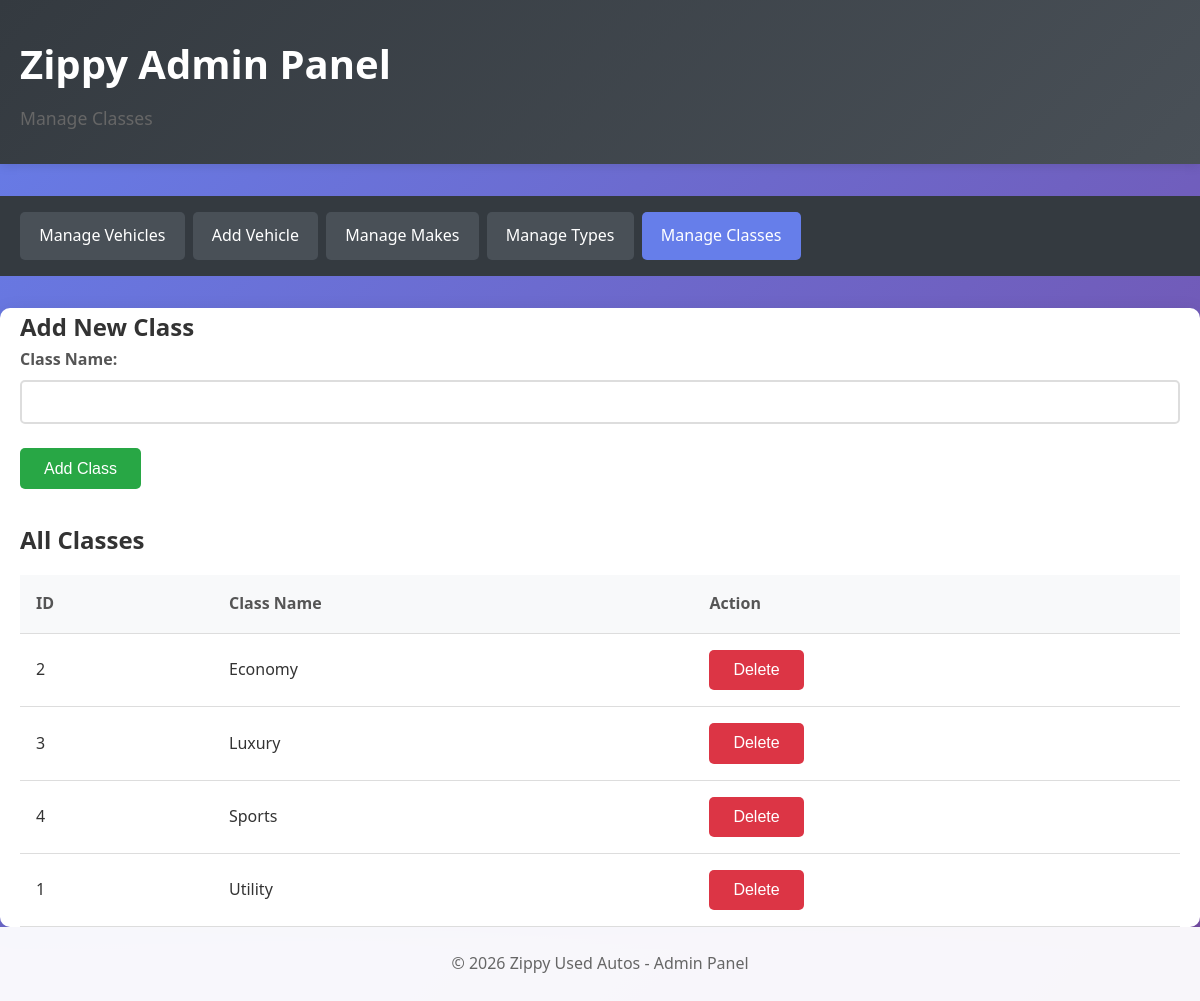
/admin/classes.php, run on the app's committed database.
### tables this page shows
CREATE TABLE classes (
    class_id INT AUTO_INCREMENT PRIMARY KEY,
    class_name VARCHAR(50) NOT NULL UNIQUE
);

### model/classes_db.php (called while the page is built, shortened)
<?php
function get_all_classes() {
    $db = get_db_connection();
    $query = "SELECT * FROM classes ORDER BY class_name";
    $statement = $db->prepare($query);
    $statement->execute();
    $classes = $statement->fetchAll();
    return $classes;
}
?>

### view/admin/classes_list.php (the view, shortened to what this page needs)
<!DOCTYPE html>
<html lang="en">
<head>
    <link rel="stylesheet" href="../css/style.css">
</head>
<body>
    <header class="admin-header">
        <div class="container">
            <h1>Zippy Admin Panel</h1>
            <p class="tagline">Manage Classes</p>
        </div>
    </header>
    <nav class="admin-nav">
        <div class="container">
            <ul>
                <li><a href="index.php">Manage Vehicles</a></li>
                <li><a href="add_vehicle.php">Add Vehicle</a></li>
                <li><a href="makes.php">Manage Makes</a></li>
                <li><a href="types.php">Manage Types</a></li>
                <li><a href="classes.php" class="active">Manage Classes</a></li>
            </ul>
        </div>
    </nav>
    <main class="container">
        <h2>Add New Class</h2>
        <form method="POST">
            <div class="form-group">
                <label for="class_name">Class Name:</label>
                <input type="text" id="class_name" name="class_name" required>
            </div>
            <button type="submit" class="btn btn-success">Add Class</button>
        </form>
        <h2 style="margin-top: 2rem;">All Classes</h2>
        <table>
            <thead>
                <tr>
                    <th>ID</th>
                    <th>Class Name</th>
                    <th>Action</th>
                </tr>
            </thead>
            <tbody>
                <?php foreach ($classes as $class): ?>
                    <tr>
                        <td><?php echo htmlspecialchars($class['class_id']); ?></td>
                        <td><?php echo htmlspecialchars($class['class_name']); ?></td>
                        <td>
                            <form method="POST" style="display: inline;"
                                  onsubmit="return confirm('Are you sure you want to delete this class?');">
                                <button type="submit" class="btn btn-danger">Delete</button>
                            </form>
                        </td>
                    </tr>
                <?php endforeach; ?>
            </tbody>
        </table>
    </main>
    <footer>
        <div class="container">
            <p>&copy; <?php echo date('Y'); ?> Zippy Used Autos - Admin Panel</p>
        </div>
    </footer>
</body>
</html>

### css/style.css (style rules this page uses)
* { margin: 0; padding: 0; box-sizing: border-box; }
body { font-family: 'Segoe UI', Tahoma, Geneva, Verdana, sans-serif; line-height: 1.6; color: #333; background: linear-gradient(135deg, #667eea 0%, #764ba2 100%); min-height: 100vh; }
.container { max-width: 1200px; margin: 0 auto; padding: 0 20px; }
header { background: rgba(255, 255, 255, 0.95); padding: 2rem 0; box-shadow: 0 2px 10px rgba(0,0,0,0.1); margin-bottom: 2rem; }
header h1 { color: #667eea; font-size: 2.5rem; margin-bottom: 0.5rem; }
.tagline { color: #666; font-size: 1.1rem; }
main { background: white; border-radius: 10px; padding: 2rem; margin-bottom: 2rem; box-shadow: 0 5px 20px rgba(0,0,0,0.1); }
.admin-nav { background: #343a40; padding: 1rem 0; margin-bottom: 2rem; }
.admin-nav ul { list-style: none; display: flex; flex-wrap: wrap; gap: 0.5rem; }
.admin-nav a { color: white; text-decoration: none; padding: 0.7rem 1.2rem; background: #495057; border-radius: 5px; transition: background 0.3s; display: inline-block; }
.admin-nav a:hover, .admin-nav a.active { background: #667eea; }
.admin-header { background: linear-gradient(135deg, #343a40 0%, #495057 100%); color: white; }
.admin-header h1 { color: white; }
.btn { padding: 0.7rem 1.5rem; border: none; border-radius: 5px; font-size: 1rem; cursor: pointer; transition: all 0.3s; text-decoration: none; display: inline-block; }
.btn-danger { background: #dc3545; color: white; }
.btn-success { background: #28a745; color: white; }
.form-group { margin-bottom: 1.5rem; }
.form-group label { display: block; font-weight: 600; margin-bottom: 0.5rem; color: #555; }
.form-group input, .form-group select { width: 100%; padding: 0.7rem; border: 2px solid #ddd; border-radius: 5px; font-size: 1rem; }
table { width: 100%; border-collapse: collapse; margin-top: 1rem; }
table th, table td { padding: 1rem; text-align: left; border-bottom: 1px solid #ddd; }
table th { background: #f8f9fa; font-weight: 600; color: #555; }
footer { background: rgba(255, 255, 255, 0.95); padding: 1.5rem 0; text-align: center; color: #666; }

### data on the page
classes: class_id "2", class_name "Economy"
classes: class_id "3", class_name "Luxury"
classes: class_id "4", class_name "Sports"
classes: class_id "1", class_name "Utility"
